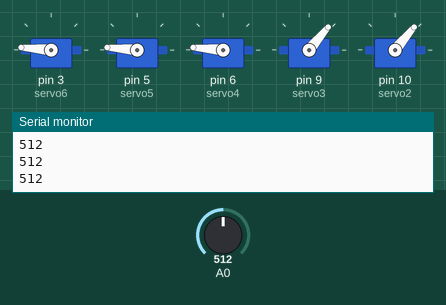
Simulated run of this sketch. Board: Arduino Uno, built with avr-gcc and run on an emulated ATmega328P. On the bench: 5 × servo, the last lines printed to the serial monitor. Inputs (shaded band) come from the test bench; at power-on: A0 = 512.

Above: at 1.2 s.
1.3 s: A0 set to 410
2.8 s: A0 set to 393
At 3.7 s:
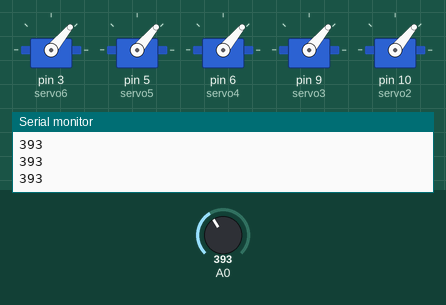
4.3 s: A0 set to 112
5.8 s: A0 set to 95
At 6.4 s:
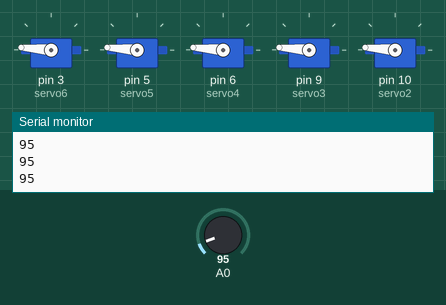
7.3 s: A0 set to 122
At 8.5 s:
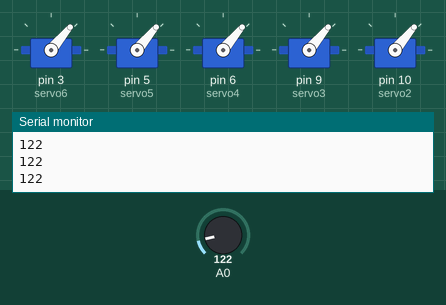
8.8 s: A0 set to 90
At 9.7 s:
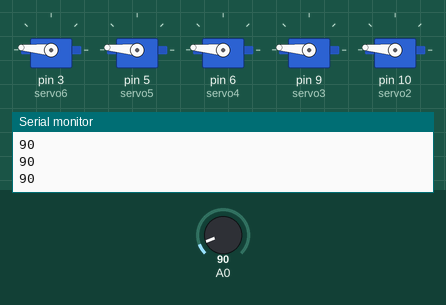
Timing chart, 0 to 11.3 s (numbered marks = the images above; inputs shaded):
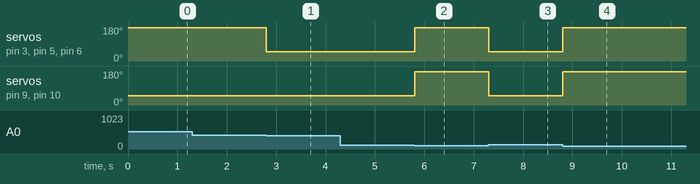

The sketch:

Code.ino
```cpp
#include<Servo.h>

Servo servo1;
Servo servo2;
Servo servo3;
Servo servo4;
Servo servo5;
Servo servo6;

int pos = 175;


void setup() {

  Serial.begin(9600);
  servo6.attach(3);
  servo5.attach(5);
  servo4.attach(6);
  servo3.attach(9);
  servo2.attach(10);

}

void loop() {

  int sensorValue = analogRead(A0);
  int threshold = 100;
  int num;
  int flag;

  if(sensorValue > threshold)
  {

      servo5.write(50);
      servo6.write(50);
      servo4.write(50);
      servo3.write(50);
      servo2.write(50);
      if (sensorValue > 400) {
      servo5.write(pos);
      servo6.write(pos);
      servo4.write(pos);
      servo3.write(50);
      servo2.write(50);
      }
    else{

    }
  }


  else {
    servo5.write(pos);
      servo6.write(pos);
      servo4.write(pos);
      servo3.write(pos);
      servo2.write(pos);

  }

  Serial.println(sensorValue);

}
```

Measured:
- the behaviour switches between 401 and 400 on A0 (found by bisection; images 0 and 1)
- the behaviour switches between 101 and 100 on A0 (found by bisection; images 1 and 2)
- after the input at 2.8 s, servo on pin 3 (servo6), servo on pin 5 (servo5), servo on pin 6 (servo4): 175° → 50° at once
- after the input at 5.8 s, servo on pin 3 (servo6), servo on pin 5 (servo5), servo on pin 6 (servo4), servo on pin 9 (servo3), servo on pin 10 (servo2): 50° → 175° at once
- after the input at 7.3 s, servo on pin 3 (servo6), servo on pin 5 (servo5), servo on pin 6 (servo4), servo on pin 9 (servo3), servo on pin 10 (servo2): 175° → 50° at once
- after the input at 8.8 s, servo on pin 3 (servo6), servo on pin 5 (servo5), servo on pin 6 (servo4), servo on pin 9 (servo3), servo on pin 10 (servo2): 50° → 175° at once
